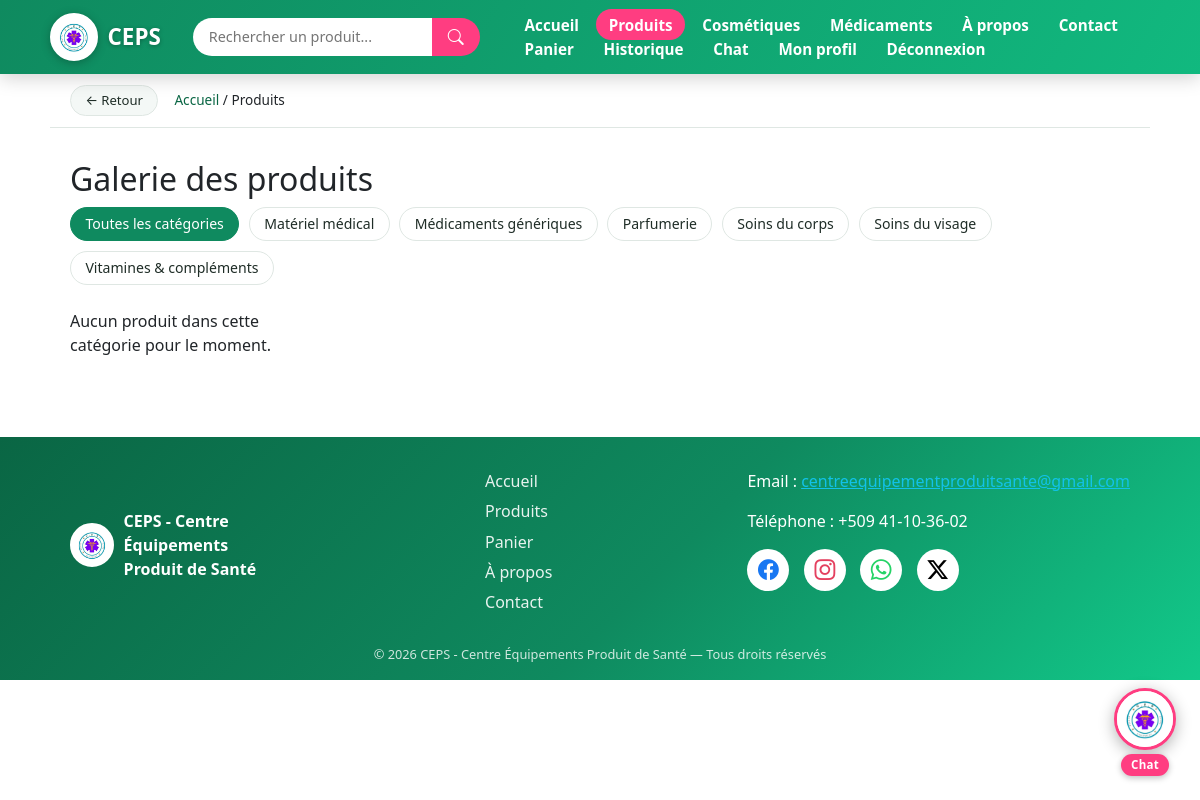
Page /index.php?page=galerie (signed in) on the committed database.
### tables this page shows
CREATE TABLE `categories` (
    `id_categorie`  INT AUTO_INCREMENT PRIMARY KEY,
    `nom_categorie` VARCHAR(100) NOT NULL,
    `type`          ENUM('pharmaceutique','cosmetique') NOT NULL DEFAULT 'pharmaceutique'
);

### controllers/PageController.php (called while the page is built, shortened)
<?php
class PageController
{
    private ProduitModel $produitModel;
    public function __construct()
    {
        $this->produitModel = new ProduitModel();
    }
    public function galerie(): void
    {
        $idCategorie = isset($_GET['categorie']) ? (int)$_GET['categorie'] : null;
        $type        = $_GET['type'] ?? null;
        $produits    = $this->produitModel->listerPourGalerie($idCategorie, $type);
        $categories  = $this->produitModel->listerCategories();
        require __DIR__ . '/../views/galerie.php';
    }
}

### includes/auth_middleware.php (called while the page is built, shortened)
<?php
function utilisateur_connecte(): bool
{
    return !empty($_SESSION['id_utilisateur']);
}
function role_utilisateur(): ?string
{
    return $_SESSION['role'] ?? null;
}

### includes/functions.php (called while the page is built, shortened)
<?php
function e(?string $valeur): string
{
    return htmlspecialchars($valeur ?? '', ENT_QUOTES, 'UTF-8');
}

### config/database.php (called while the page is built, shortened)
<?php
class Database
{
    private static ?PDO $instance = null;
    public static function getConnection(): PDO
    {
        if (self::$instance === null) {
            $dsn = 'mysql:host=' . self::HOST . ';dbname=' . self::DBNAME . ';charset=' . self::CHARSET;
            $options = [
                PDO::ATTR_ERRMODE            => PDO::ERRMODE_EXCEPTION,
                PDO::ATTR_DEFAULT_FETCH_MODE => PDO::FETCH_ASSOC,
                PDO::ATTR_EMULATE_PREPARES   => false,
            ];
            try {
                self::$instance = new PDO($dsn, self::USER, self::PASS, $options);
            } catch (PDOException $e) {
                die('Erreur de connexion à la base de données : ' . $e->getMessage());
            }
        }
        return self::$instance;
    }
}

### models/ProduitModel.php (called while the page is built, shortened)
<?php
class ProduitModel
{
    private PDO $db;
    public function __construct()
    {
        $this->db = Database::getConnection();
    }
    public function listerCategories(): array
    {
        return $this->db->query("SELECT * FROM categories ORDER BY nom_categorie")->fetchAll();
    }
}

### views/galerie.php (the view, shortened to what this page needs)
<?php require __DIR__ . '/partials/header.php'; ?>
<section class="ceps-section">
    <h2>
        <?php if (($_GET['type'] ?? '') === 'cosmetique'): ?>Cosmétiques
        <?php elseif (($_GET['type'] ?? '') === 'pharmaceutique'): ?>Médicaments
        <?php else: ?>Galerie des produits
        <?php endif; ?>
    </h2>
    <div class="ceps-filtres">
        <a href="<?= BASE_URL ?>/index.php?page=galerie" class="ceps-filtre <?= empty($_GET['categorie']) ? 'actif' : '' ?>">Toutes les catégories</a>
        <?php foreach ($categories as $categorie): ?>
            <a href="<?= BASE_URL ?>/index.php?page=galerie&categorie=<?= (int)$categorie['id_categorie'] ?>"
               class="ceps-filtre <?= (isset($_GET['categorie']) && (int)$_GET['categorie'] === (int)$categorie['id_categorie']) ? 'actif' : '' ?>">
                <?= e($categorie['nom_categorie']) ?>
            </a>
        <?php endforeach; ?>
    </div>
    <div class="ceps-grid">
        <?php if (empty($produits)): ?>
            <p>Aucun produit dans cette catégorie pour le moment.</p>
        <?php endif; ?>
    </div>
</section>
<?php require __DIR__ . '/partials/footer.php'; ?>

### htdocs/index.php (shortened to what this page needs)
<?php
$page = $_GET['page'] ?? 'accueil';
switch ($page) {
    case 'galerie':
        (new PageController())->galerie();
        break;
}

### views/partials/header.php (shortened to what this page needs)
<!DOCTYPE html>
<html lang="fr">
<head>
    <link rel="stylesheet" href="<?= BASE_URL ?>/assets/css/style.css">
    <link href="https://cdn.jsdelivr.net/npm/bootstrap-icons@1.11.3/font/bootstrap-icons.css" rel="stylesheet">
    <link href="https://cdn.jsdelivr.net/npm/bootstrap@5.3.3/dist/css/bootstrap.min.css" rel="stylesheet">
</head>
<body>
<header class="ceps-header">
    <div class="ceps-container ceps-nav">
        <a href="<?= BASE_URL ?>/index.php?page=accueil" class="ceps-logo">
            <img src="<?= BASE_URL ?>/assets/images/logo_ceps.jpeg" alt="Logo CEPS" class="ceps-logo-img">
            CEPS
        </a>
        <form method="get" action="<?= BASE_URL ?>/index.php" class="ceps-recherche">
            <input type="search" name="q" placeholder="Rechercher un produit..." required>
            <button type="submit"><i class="bi bi-search"></i></button>
        </form>
        <nav class="ceps-menu" id="cepsMenu">
            <?php
            $pageActive = $_GET['page'] ?? 'accueil';
            $estActif = fn(string $page) => $pageActive === $page ? ' class="active"' : '';
            ?>
            <a href="<?= BASE_URL ?>/index.php?page=accueil"<?= $estActif('accueil') ?>>Accueil</a>
            <a href="<?= BASE_URL ?>/index.php?page=galerie"<?= $estActif('galerie') ?>>Produits</a>
            <a href="<?= BASE_URL ?>/index.php?page=galerie&type=cosmetique"<?= ($pageActive === 'galerie' && ($_GET['type'] ?? '') === 'cosmetique') ? ' class="active"' : '' ?>>Cosmétiques</a>
            <a href="<?= BASE_URL ?>/index.php?page=galerie&type=pharmaceutique"<?= ($pageActive === 'galerie' && ($_GET['type'] ?? '') === 'pharmaceutique') ? ' class="active"' : '' ?>>Médicaments</a>
            <a href="<?= BASE_URL ?>/index.php?page=apropos"<?= $estActif('apropos') ?>>À propos</a>
            <a href="<?= BASE_URL ?>/index.php?page=contact"<?= $estActif('contact') ?>>Contact</a>
            <a href="<?= BASE_URL ?>/index.php?page=panier"<?= $estActif('panier') ?>> Panier<?php $n = count($_SESSION['panier'] ?? []); if ($n > 0): ?> (<?= $n ?>)<?php endif; ?></a>
            <?php if (utilisateur_connecte() && role_utilisateur() === 'client'): ?>
                <a href="<?= BASE_URL ?>/index.php?page=client_historique"<?= $estActif('client_historique') ?>>Historique</a>
                <a href="<?= BASE_URL ?>/index.php?page=client_chat"<?= $estActif('client_chat') ?>> Chat</a>
                <a href="<?= BASE_URL ?>/index.php?page=client_profil"<?= $estActif('client_profil') ?>>Mon profil</a>
                <a href="<?= BASE_URL ?>/index.php?page=deconnexion">Déconnexion</a>
            <?php elseif (utilisateur_connecte() && role_utilisateur() === 'admin'): ?>
                <a href="<?= BASE_URL ?>/index.php?page=admin_dashboard"<?= $estActif('admin_dashboard') ?>>Tableau de bord</a>
                <a href="<?= BASE_URL ?>/index.php?page=deconnexion">Déconnexion</a>
            <?php elseif (utilisateur_connecte() && role_utilisateur() === 'caissier'): ?>
                <a href="<?= BASE_URL ?>/index.php?page=caissier_dashboard"<?= $estActif('caissier_dashboard') ?>>Caisse</a>
                <a href="<?= BASE_URL ?>/index.php?page=deconnexion">Déconnexion</a>
            <?php else: ?>
                <a href="<?= BASE_URL ?>/index.php?page=login"<?= $estActif('login') ?>>Connexion</a>
                <a href="<?= BASE_URL ?>/index.php?page=inscription" class="ceps-btn-nav<?= $pageActive === 'inscription' ? ' active' : '' ?>">Créer un compte</a>
            <?php endif; ?>
        </nav>
    </div>
</header>
<?php
$pageActuelle = $_GET['page'] ?? 'accueil';
$libellesPages = [
    'galerie' => 'Produits', 'recherche_produit' => 'Résultats de recherche', 'apropos' => 'À propos',
    'contact' => 'Contact', 'panier' => 'Panier', 'login' => 'Connexion', 'inscription' => 'Inscription',
    'client_profil' => 'Mon profil', 'client_historique' => 'Mon historique', 'client_chat' => 'Chat',
    'admin_dashboard' => 'Tableau de bord', 'admin_stock' => 'Gestion du stock', 'admin_commandes' => 'Commandes',
    'admin_chat' => 'Conversations', 'admin_utilisateurs' => 'Utilisateurs', 'admin_commentaires' => 'Commentaires',
    'caissier_dashboard' => 'Caisse',
];
if ($pageActuelle !== 'accueil'):
?>
<div class="ceps-container ceps-fil-ariane">
    <button type="button" class="ceps-btn-retour" onclick="history.back()">← Retour</button>
    <span class="ceps-breadcrumb">
        <a href="<?= BASE_URL ?>/index.php?page=accueil">Accueil</a>
        <?php if (isset($libellesPages[$pageActuelle])): ?>
            / <?= e($libellesPages[$pageActuelle]) ?>
        <?php endif; ?>
    </span>
</div>
<?php endif; ?>
<main class="ceps-container">
<?php
if (utilisateur_connecte() && in_array(role_utilisateur(), ['client', 'admin'], true)):
    $lienChat = role_utilisateur() === 'admin' ? 'index.php?page=admin_chat' : 'index.php?page=client_chat';
?>
<a href="<?= BASE_URL ?>/<?= $lienChat ?>" class="ceps-chat-flottant" title="Discuter avec CEPS">
    <span class="ceps-chat-flottant-cercle">
        <img src="<?= BASE_URL ?>/assets/images/logo_ceps.jpeg" alt="Chat CEPS">
    </span>
    <span class="ceps-chat-flottant-label">Chat</span>
</a>
<?php endif; ?>

### views/partials/footer.php (shortened to what this page needs)
</main>
<footer class="ceps-footer">
    <div class="ceps-container ceps-footer-flex">
        <div class="ceps-footer-marque">
            <img src="<?= BASE_URL ?>/assets/images/logo_ceps.jpeg" alt="Logo CEPS" class="ceps-footer-logo">
            <span><?= e(NOM_ENTREPRISE) ?></span>
        </div>
        <ul class="ceps-footer-liens">
            <li><a href="<?= BASE_URL ?>/index.php?page=accueil">Accueil</a></li>
            <li><a href="<?= BASE_URL ?>/index.php?page=galerie">Produits</a></li>
            <li><a href="<?= BASE_URL ?>/index.php?page=panier">Panier</a></li>
            <li><a href="<?= BASE_URL ?>/index.php?page=apropos">À propos</a></li>
            <li><a href="<?= BASE_URL ?>/index.php?page=contact">Contact</a></li>
        </ul>
        <div class="ceps-footer-contact">
            <p>Email : <a href="mailto:centreequipementproduitsante@gmail.com">centreequipementproduitsante@gmail.com</a></p>
            <p>Téléphone : +509 41-10-36-02</p>
            <div class="ceps-footer-social">
                <a href="https://www.facebook.com" target="_blank" rel="noopener" title="Facebook"><i class="bi bi-facebook"></i></a>
                <a href="https://www.instagram.com" target="_blank" rel="noopener" title="Instagram"><i class="bi bi-instagram"></i></a>
                <a href="https://wa.me/50941103602" target="_blank" rel="noopener" title="WhatsApp"><i class="bi bi-whatsapp"></i></a>
                <a href="https://twitter.com" target="_blank" rel="noopener" title="X (Twitter)"><i class="bi bi-twitter-x"></i></a>
            </div>
        </div>
    </div>
    <p class="ceps-footer-copy">&copy; <?= date('Y') ?> <?= e(NOM_ENTREPRISE) ?> — Tous droits réservés</p>
</footer>
</body>
</html>

### rows in the picture
categories: nom_categorie "Matériel médical"
categories: nom_categorie "Médicaments génériques"
categories: nom_categorie "Parfumerie"
categories: nom_categorie "Soins du corps"
categories: nom_categorie "Soins du visage"
categories: nom_categorie "Vitamines & compléments"

### other values in the picture
$libellesPages[$pageActuelle] "Produits"
NOM_ENTREPRISE "CEPS - Centre Équipements Produit de Santé"
